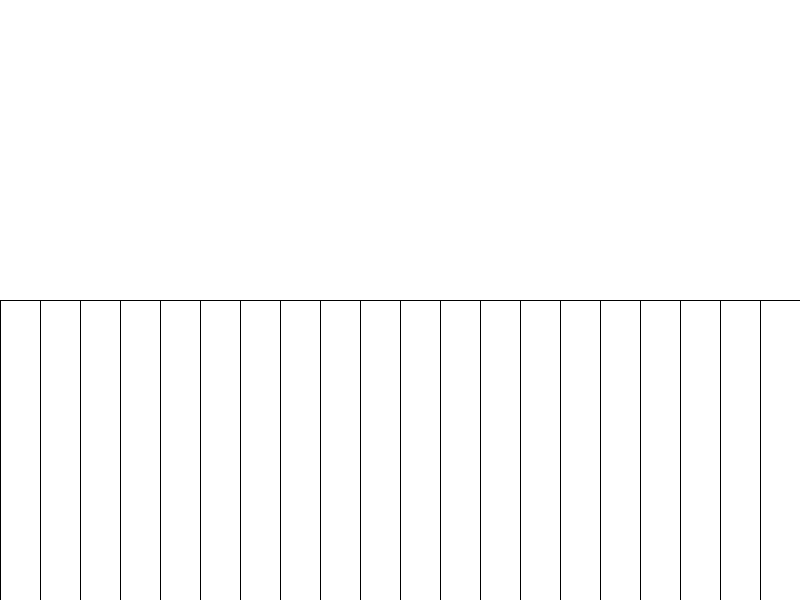
Frame 1 (no input)
Frame 60 (the mouse pressed at the canvas centre just before this capture): identical to frame 1, image omitted
Frame 120 (the mouse held since frame 60 and released just before this capture): identical to frame 1, image omitted

The Processing sketch that drew this single still picture (run headless with seeded random() and noise(); from frame 60 on, the mouse is pressed at the canvas centre):

// Processing sketch: cuadrados
// ── cuadrados.pde
int [] hLinea;
int cant = 20;
float ancho;

void setup(){
  size(800,600);
  
  ancho = width / (float)cant;
  hLinea = new int[cant];
  
  for (int i = 0; i < cant; i++){
    hLinea[i] = height/2;
  }
}

void draw(){
  background(255);
  
  for (int i = 0; i < cant; i++){
    float x = i * ancho;
    rect(x, hLinea[i], ancho, height - hLinea[i]);
  }
  
  actuArray();
}

void actuArray(){
  if (mousePressed){
    int idx = int(mouseX / ancho);
    idx = constrain(idx, 0, cant-1);
    
    hLinea[idx] = mouseY;
  }
}
